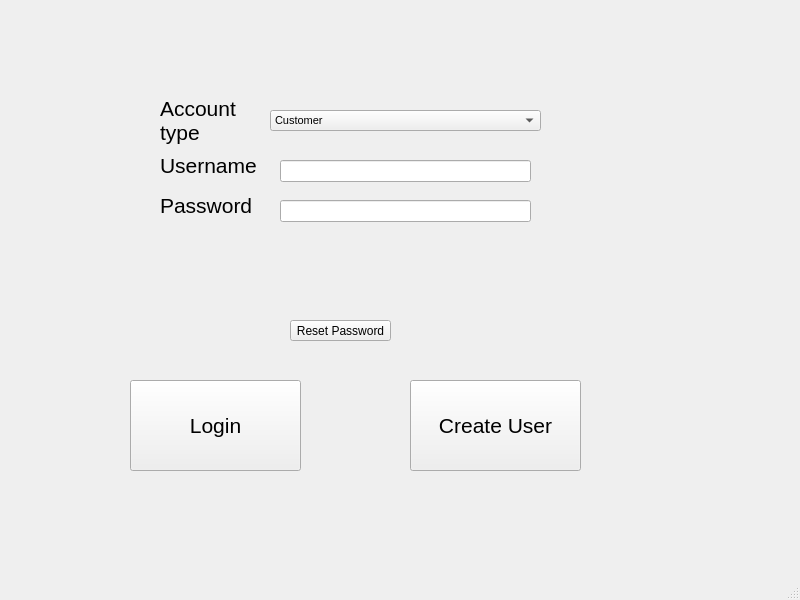
<?xml version="1.0" encoding="UTF-8"?>
<ui version="4.0">
 <class>MainWindow</class>
 <widget class="QMainWindow" name="MainWindow">
  <property name="geometry">
   <rect>
    <x>0</x>
    <y>0</y>
    <width>800</width>
    <height>600</height>
   </rect>
  </property>
  <property name="font">
   <font>
    <pointsize>8</pointsize>
   </font>
  </property>
  <property name="windowTitle">
   <string>MainWindow</string>
  </property>
  <widget class="QWidget" name="centralwidget">
   <widget class="QPushButton" name="loginBtn">
    <property name="geometry">
     <rect>
      <x>130</x>
      <y>380</y>
      <width>171</width>
      <height>91</height>
     </rect>
    </property>
    <property name="font">
     <font>
      <pointsize>16</pointsize>
     </font>
    </property>
    <property name="text">
     <string>Login</string>
    </property>
   </widget>
   <widget class="QPushButton" name="createUserBtn">
    <property name="geometry">
     <rect>
      <x>410</x>
      <y>380</y>
      <width>171</width>
      <height>91</height>
     </rect>
    </property>
    <property name="font">
     <font>
      <pointsize>16</pointsize>
     </font>
    </property>
    <property name="text">
     <string>Create User</string>
    </property>
   </widget>
   <widget class="QLabel" name="label">
    <property name="geometry">
     <rect>
      <x>160</x>
      <y>150</y>
      <width>101</width>
      <height>31</height>
     </rect>
    </property>
    <property name="font">
     <font>
      <pointsize>16</pointsize>
     </font>
    </property>
    <property name="text">
     <string>Username</string>
    </property>
   </widget>
   <widget class="QLabel" name="label_2">
    <property name="geometry">
     <rect>
      <x>160</x>
      <y>190</y>
      <width>101</width>
      <height>31</height>
     </rect>
    </property>
    <property name="font">
     <font>
      <pointsize>16</pointsize>
     </font>
    </property>
    <property name="text">
     <string>Password</string>
    </property>
   </widget>
   <widget class="QLineEdit" name="userName">
    <property name="geometry">
     <rect>
      <x>280</x>
      <y>160</y>
      <width>251</width>
      <height>22</height>
     </rect>
    </property>
   </widget>
   <widget class="QLineEdit" name="passWord">
    <property name="geometry">
     <rect>
      <x>280</x>
      <y>200</y>
      <width>251</width>
      <height>22</height>
     </rect>
    </property>
    <property name="echoMode">
     <enum>QLineEdit::Password</enum>
    </property>
   </widget>
   <widget class="QLabel" name="errorMsg">
    <property name="geometry">
     <rect>
      <x>200</x>
      <y>260</y>
      <width>271</width>
      <height>41</height>
     </rect>
    </property>
    <property name="palette">
     <palette>
      <active>
       <colorrole role="WindowText">
        <brush brushstyle="SolidPattern">
         <color alpha="255">
          <red>0</red>
          <green>0</green>
          <blue>0</blue>
         </color>
        </brush>
       </colorrole>
       <colorrole role="Button">
        <brush brushstyle="SolidPattern">
         <color alpha="255">
          <red>255</red>
          <green>0</green>
          <blue>0</blue>
         </color>
        </brush>
       </colorrole>
       <colorrole role="Light">
        <brush brushstyle="SolidPattern">
         <color alpha="255">
          <red>255</red>
          <green>127</green>
          <blue>127</blue>
         </color>
        </brush>
       </colorrole>
       <colorrole role="Midlight">
        <brush brushstyle="SolidPattern">
         <color alpha="255">
          <red>255</red>
          <green>63</green>
          <blue>63</blue>
         </color>
        </brush>
       </colorrole>
       <colorrole role="Dark">
        <brush brushstyle="SolidPattern">
         <color alpha="255">
          <red>127</red>
          <green>0</green>
          <blue>0</blue>
         </color>
        </brush>
       </colorrole>
       <colorrole role="Mid">
        <brush brushstyle="SolidPattern">
         <color alpha="255">
          <red>170</red>
          <green>0</green>
          <blue>0</blue>
         </color>
        </brush>
       </colorrole>
       <colorrole role="Text">
        <brush brushstyle="SolidPattern">
         <color alpha="255">
          <red>0</red>
          <green>0</green>
          <blue>0</blue>
         </color>
        </brush>
       </colorrole>
       <colorrole role="BrightText">
        <brush brushstyle="SolidPattern">
         <color alpha="255">
          <red>255</red>
          <green>255</green>
          <blue>255</blue>
         </color>
        </brush>
       </colorrole>
       <colorrole role="ButtonText">
        <brush brushstyle="SolidPattern">
         <color alpha="255">
          <red>0</red>
          <green>0</green>
          <blue>0</blue>
         </color>
        </brush>
       </colorrole>
       <colorrole role="Base">
        <brush brushstyle="SolidPattern">
         <color alpha="255">
          <red>255</red>
          <green>255</green>
          <blue>255</blue>
         </color>
        </brush>
       </colorrole>
       <colorrole role="Window">
        <brush brushstyle="SolidPattern">
         <color alpha="255">
          <red>255</red>
          <green>0</green>
          <blue>0</blue>
         </color>
        </brush>
       </colorrole>
       <colorrole role="Shadow">
        <brush brushstyle="SolidPattern">
         <color alpha="255">
          <red>0</red>
          <green>0</green>
          <blue>0</blue>
         </color>
        </brush>
       </colorrole>
       <colorrole role="AlternateBase">
        <brush brushstyle="SolidPattern">
         <color alpha="255">
          <red>255</red>
          <green>127</green>
          <blue>127</blue>
         </color>
        </brush>
       </colorrole>
       <colorrole role="ToolTipBase">
        <brush brushstyle="SolidPattern">
         <color alpha="255">
          <red>255</red>
          <green>255</green>
          <blue>220</blue>
         </color>
        </brush>
       </colorrole>
       <colorrole role="ToolTipText">
        <brush brushstyle="SolidPattern">
         <color alpha="255">
          <red>0</red>
          <green>0</green>
          <blue>0</blue>
         </color>
        </brush>
       </colorrole>
       <colorrole role="PlaceholderText">
        <brush brushstyle="SolidPattern">
         <color alpha="127">
          <red>0</red>
          <green>0</green>
          <blue>0</blue>
         </color>
        </brush>
       </colorrole>
      </active>
      <inactive>
       <colorrole role="WindowText">
        <brush brushstyle="SolidPattern">
         <color alpha="255">
          <red>0</red>
          <green>0</green>
          <blue>0</blue>
         </color>
        </brush>
       </colorrole>
       <colorrole role="Button">
        <brush brushstyle="SolidPattern">
         <color alpha="255">
          <red>240</red>
          <green>240</green>
          <blue>240</blue>
         </color>
        </brush>
       </colorrole>
       <colorrole role="Light">
        <brush brushstyle="SolidPattern">
         <color alpha="255">
          <red>255</red>
          <green>255</green>
          <blue>255</blue>
         </color>
        </brush>
       </colorrole>
       <colorrole role="Midlight">
        <brush brushstyle="SolidPattern">
         <color alpha="255">
          <red>227</red>
          <green>227</green>
          <blue>227</blue>
         </color>
        </brush>
       </colorrole>
       <colorrole role="Dark">
        <brush brushstyle="SolidPattern">
         <color alpha="255">
          <red>160</red>
          <green>160</green>
          <blue>160</blue>
         </color>
        </brush>
       </colorrole>
       <colorrole role="Mid">
        <brush brushstyle="SolidPattern">
         <color alpha="255">
          <red>160</red>
          <green>160</green>
          <blue>160</blue>
         </color>
        </brush>
       </colorrole>
       <colorrole role="Text">
        <brush brushstyle="SolidPattern">
         <color alpha="255">
          <red>0</red>
          <green>0</green>
          <blue>0</blue>
         </color>
        </brush>
       </colorrole>
       <colorrole role="BrightText">
        <brush brushstyle="SolidPattern">
         <color alpha="255">
          <red>255</red>
          <green>255</green>
          <blue>255</blue>
         </color>
        </brush>
       </colorrole>
       <colorrole role="ButtonText">
        <brush brushstyle="SolidPattern">
         <color alpha="255">
          <red>0</red>
          <green>0</green>
          <blue>0</blue>
         </color>
        </brush>
       </colorrole>
       <colorrole role="Base">
        <brush brushstyle="SolidPattern">
         <color alpha="255">
          <red>255</red>
          <green>255</green>
          <blue>255</blue>
         </color>
        </brush>
       </colorrole>
       <colorrole role="Window">
        <brush brushstyle="SolidPattern">
         <color alpha="255">
          <red>240</red>
          <green>240</green>
          <blue>240</blue>
         </color>
        </brush>
       </colorrole>
       <colorrole role="Shadow">
        <brush brushstyle="SolidPattern">
         <color alpha="255">
          <red>105</red>
          <green>105</green>
          <blue>105</blue>
         </color>
        </brush>
       </colorrole>
       <colorrole role="AlternateBase">
        <brush brushstyle="SolidPattern">
         <color alpha="255">
          <red>245</red>
          <green>245</green>
          <blue>245</blue>
         </color>
        </brush>
       </colorrole>
       <colorrole role="ToolTipBase">
        <brush brushstyle="SolidPattern">
         <color alpha="255">
          <red>255</red>
          <green>255</green>
          <blue>220</blue>
         </color>
        </brush>
       </colorrole>
       <colorrole role="ToolTipText">
        <brush brushstyle="SolidPattern">
         <color alpha="255">
          <red>0</red>
          <green>0</green>
          <blue>0</blue>
         </color>
        </brush>
       </colorrole>
       <colorrole role="PlaceholderText">
        <brush brushstyle="SolidPattern">
         <color alpha="128">
          <red>0</red>
          <green>0</green>
          <blue>0</blue>
         </color>
        </brush>
       </colorrole>
      </inactive>
      <disabled>
       <colorrole role="WindowText">
        <brush brushstyle="SolidPattern">
         <color alpha="255">
          <red>127</red>
          <green>0</green>
          <blue>0</blue>
         </color>
        </brush>
       </colorrole>
       <colorrole role="Button">
        <brush brushstyle="SolidPattern">
         <color alpha="255">
          <red>255</red>
          <green>0</green>
          <blue>0</blue>
         </color>
        </brush>
       </colorrole>
       <colorrole role="Light">
        <brush brushstyle="SolidPattern">
         <color alpha="255">
          <red>255</red>
          <green>127</green>
          <blue>127</blue>
         </color>
        </brush>
       </colorrole>
       <colorrole role="Midlight">
        <brush brushstyle="SolidPattern">
         <color alpha="255">
          <red>255</red>
          <green>63</green>
          <blue>63</blue>
         </color>
        </brush>
       </colorrole>
       <colorrole role="Dark">
        <brush brushstyle="SolidPattern">
         <color alpha="255">
          <red>127</red>
          <green>0</green>
          <blue>0</blue>
         </color>
        </brush>
       </colorrole>
       <colorrole role="Mid">
        <brush brushstyle="SolidPattern">
         <color alpha="255">
          <red>170</red>
          <green>0</green>
          <blue>0</blue>
         </color>
        </brush>
       </colorrole>
       <colorrole role="Text">
        <brush brushstyle="SolidPattern">
         <color alpha="255">
          <red>127</red>
          <green>0</green>
          <blue>0</blue>
         </color>
        </brush>
       </colorrole>
       <colorrole role="BrightText">
        <brush brushstyle="SolidPattern">
         <color alpha="255">
          <red>255</red>
          <green>255</green>
          <blue>255</blue>
         </color>
        </brush>
       </colorrole>
       <colorrole role="ButtonText">
        <brush brushstyle="SolidPattern">
         <color alpha="255">
          <red>127</red>
          <green>0</green>
          <blue>0</blue>
         </color>
        </brush>
       </colorrole>
       <colorrole role="Base">
        <brush brushstyle="SolidPattern">
         <color alpha="255">
          <red>255</red>
          <green>0</green>
          <blue>0</blue>
         </color>
        </brush>
       </colorrole>
       <colorrole role="Window">
        <brush brushstyle="SolidPattern">
         <color alpha="255">
          <red>255</red>
          <green>0</green>
          <blue>0</blue>
         </color>
        </brush>
       </colorrole>
       <colorrole role="Shadow">
        <brush brushstyle="SolidPattern">
         <color alpha="255">
          <red>0</red>
          <green>0</green>
          <blue>0</blue>
         </color>
        </brush>
       </colorrole>
       <colorrole role="AlternateBase">
        <brush brushstyle="SolidPattern">
         <color alpha="255">
          <red>245</red>
          <green>245</green>
          <blue>245</blue>
         </color>
        </brush>
       </colorrole>
       <colorrole role="ToolTipBase">
        <brush brushstyle="SolidPattern">
         <color alpha="255">
          <red>255</red>
          <green>255</green>
          <blue>220</blue>
         </color>
        </brush>
       </colorrole>
       <colorrole role="ToolTipText">
        <brush brushstyle="SolidPattern">
         <color alpha="255">
          <red>0</red>
          <green>0</green>
          <blue>0</blue>
         </color>
        </brush>
       </colorrole>
       <colorrole role="PlaceholderText">
        <brush brushstyle="SolidPattern">
         <color alpha="128">
          <red>0</red>
          <green>0</green>
          <blue>0</blue>
         </color>
        </brush>
       </colorrole>
      </disabled>
     </palette>
    </property>
    <property name="font">
     <font>
      <pointsize>16</pointsize>
      <bold>true</bold>
     </font>
    </property>
    <property name="text">
     <string/>
    </property>
   </widget>
   <widget class="QPushButton" name="forgottenPassword">
    <property name="geometry">
     <rect>
      <x>290</x>
      <y>320</y>
      <width>101</width>
      <height>21</height>
     </rect>
    </property>
    <property name="font">
     <font>
      <pointsize>9</pointsize>
     </font>
    </property>
    <property name="text">
     <string>Reset Password</string>
    </property>
   </widget>
   <widget class="QComboBox" name="roleCombo">
    <property name="geometry">
     <rect>
      <x>270</x>
      <y>110</y>
      <width>271</width>
      <height>21</height>
     </rect>
    </property>
    <item>
     <property name="text">
      <string>Customer</string>
     </property>
    </item>
    <item>
     <property name="text">
      <string>Driver</string>
     </property>
    </item>
    <item>
     <property name="text">
      <string>Company</string>
     </property>
    </item>
   </widget>
   <widget class="QLabel" name="label_3">
    <property name="geometry">
     <rect>
      <x>160</x>
      <y>90</y>
      <width>101</width>
      <height>61</height>
     </rect>
    </property>
    <property name="font">
     <font>
      <pointsize>16</pointsize>
     </font>
    </property>
    <property name="acceptDrops">
     <bool>false</bool>
    </property>
    <property name="text">
     <string>Account type</string>
    </property>
    <property name="textFormat">
     <enum>Qt::PlainText</enum>
    </property>
    <property name="scaledContents">
     <bool>false</bool>
    </property>
    <property name="wordWrap">
     <bool>true</bool>
    </property>
   </widget>
  </widget>
  <widget class="QMenuBar" name="menubar">
   <property name="geometry">
    <rect>
     <x>0</x>
     <y>0</y>
     <width>800</width>
     <height>24</height>
    </rect>
   </property>
  </widget>
  <widget class="QStatusBar" name="statusbar"/>
 </widget>
 <resources/>
 <connections/>
</ui>
